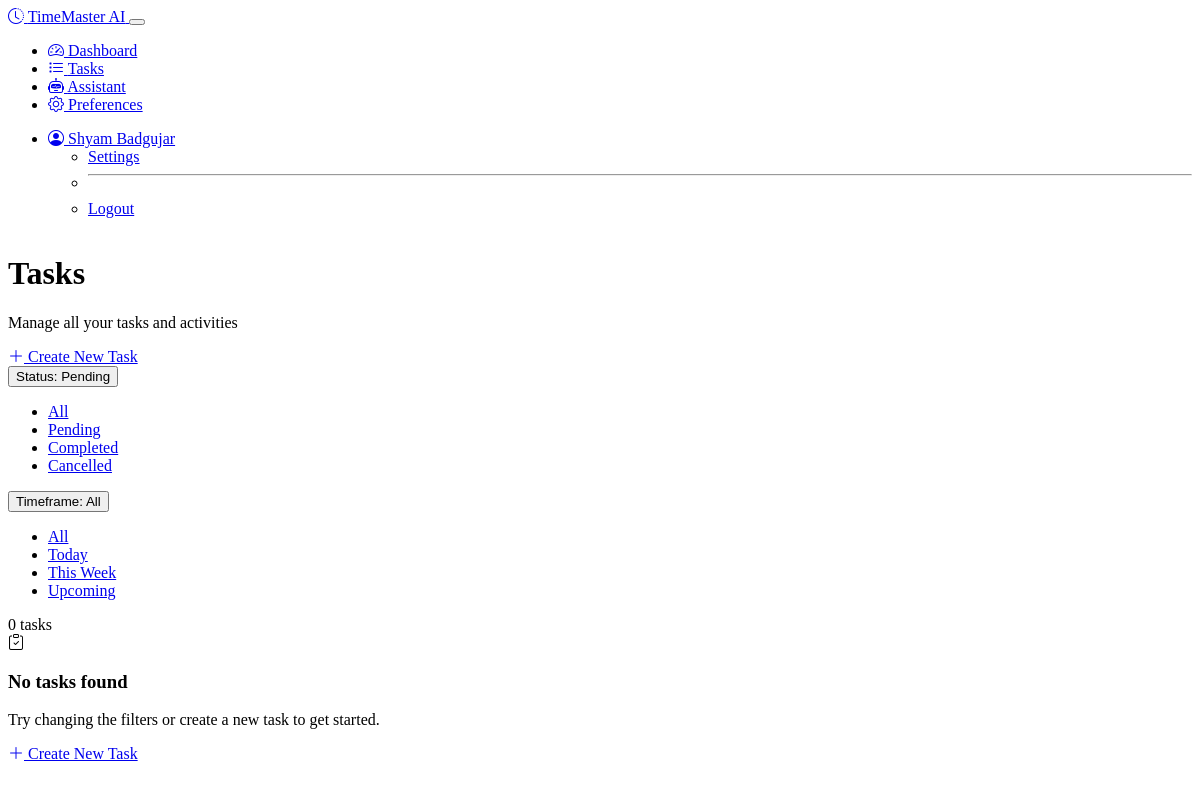
Before: /tasks (signed in) with the older database file.
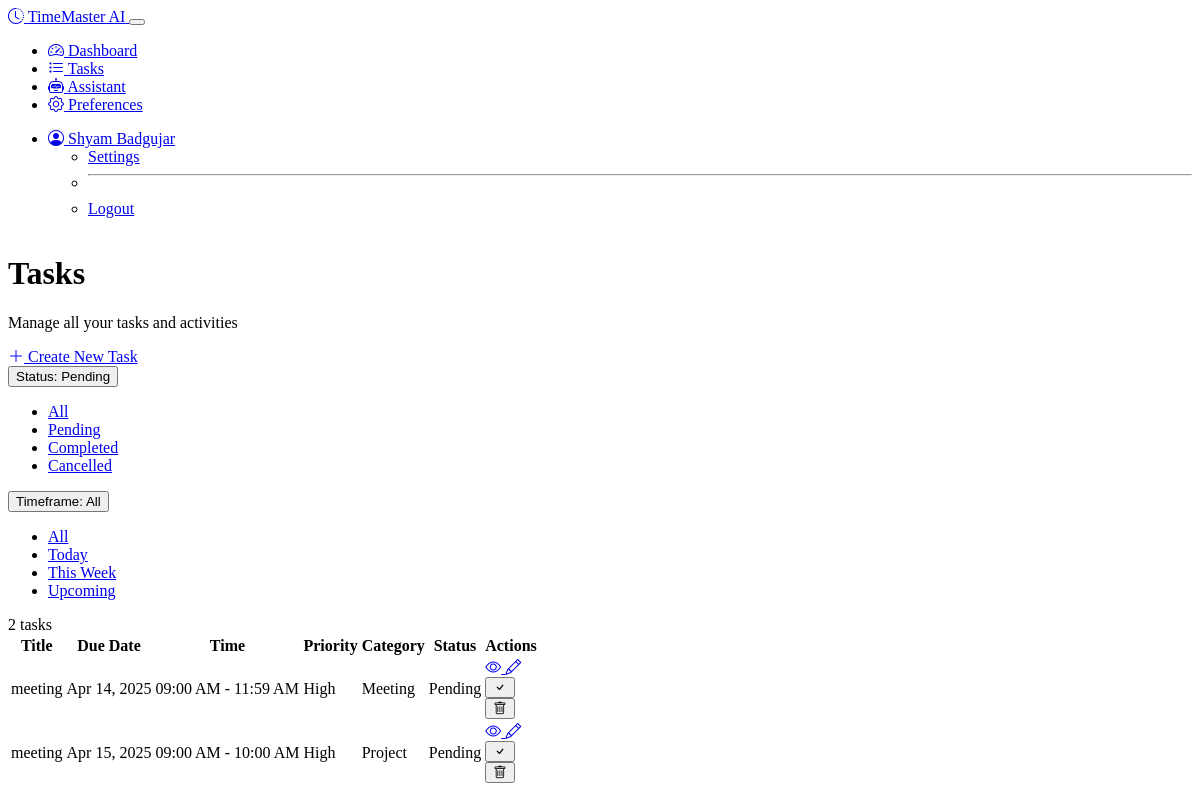
After: the same page with the newer database file.
### models.py (models this page shows, shortened)
class User(UserMixin, db.Model):
    id = db.Column(db.Integer, primary_key=True)
    username = db.Column(db.String(64), unique=True, nullable=False)
    email = db.Column(db.String(120), unique=True, nullable=False)
    password_hash = db.Column(db.String(256), nullable=False)
    created_at = db.Column(db.DateTime, default=datetime.utcnow)
    tasks = db.relationship('Task', backref='user', lazy='dynamic')
    preferences = db.relationship('UserPreference', backref='user', uselist=False)

class Task(db.Model):
    id = db.Column(db.Integer, primary_key=True)
    title = db.Column(db.String(120), nullable=False)
    description = db.Column(db.Text)
    created_at = db.Column(db.DateTime, default=datetime.utcnow)
    due_date = db.Column(db.DateTime)
    start_time = db.Column(db.DateTime)
    end_time = db.Column(db.DateTime)
    priority = db.Column(db.Integer, default=0)  # 0-5, 5 being highest
    status = db.Column(db.String(20), default='pending')  # pending, completed, cancelled
    category = db.Column(db.String(50))
    ml_priority_score = db.Column(db.Float, default=0.0)  # ML-calculated priority
    calendar_event_id = db.Column(db.String(100))  # For Google Calendar sync
    user_id = db.Column(db.Integer, db.ForeignKey('user.id'), nullable=False)

### routes.py (the view)
@app.route('/tasks')
@login_required
def task_list():
    status_filter = request.args.get('status', 'pending')
    timeframe = request.args.get('timeframe', 'all')
    query = Task.query.filter_by(user_id=current_user.id)
    if status_filter != 'all':
        query = query.filter_by(status=status_filter)
    now = datetime.now()
    if timeframe == 'today':
        start_of_day = now.replace(hour=0, minute=0, second=0, microsecond=0)
        end_of_day = start_of_day + timedelta(days=1) - timedelta(microseconds=1)
        query = query.filter(Task.due_date.between(start_of_day, end_of_day))
    elif timeframe == 'this_week':
        start_of_week = (now - timedelta(days=now.weekday())).replace(hour=0, minute=0, second=0, microsecond=0)
        end_of_week = start_of_week + timedelta(days=7) - timedelta(microseconds=1)
        query = query.filter(Task.due_date.between(start_of_week, end_of_week))
    elif timeframe == 'upcoming':
        query = query.filter(Task.due_date >= now)
    tasks = query.order_by(Task.due_date, Task.priority.desc()).all()
    return render_template(
        'tasks.html',
        tasks=tasks,
        status_filter=status_filter,
        timeframe=timeframe
    )

### templates/tasks.html (shortened to what this page needs)
{% extends "layout.html" %}
{% block content %}
<div class="container">
    <div class="row mb-4">
        <div class="col-md-8">
            <h1 class="mb-2">Tasks</h1>
            <p class="text-muted">Manage all your tasks and activities</p>
        </div>
        <div class="col-md-4 text-md-end">
            <a href="{{ url_for('create_task') }}" class="btn btn-primary">
                <i class="bi bi-plus-lg"></i> Create New Task
            </a>
        </div>
    </div>
    <div class="row">
        <div class="col-12">
            <div class="card bg-dark">
                <div class="card-header">
                    <div class="d-flex justify-content-between align-items-center">
                        <div class="filters d-flex align-items-center flex-wrap">
                            <div class="dropdown me-3 mb-2 mb-md-0">
                                <button class="btn btn-outline-secondary dropdown-toggle" type="button" data-bs-toggle="dropdown">
                                    Status: {{ status_filter|capitalize if status_filter != 'all' else 'All' }}
                                </button>
                                <ul class="dropdown-menu">
                                    <li><a class="dropdown-item {% if status_filter == 'all' %}active{% endif %}" href="{{ url_for('task_list', status='all', timeframe=timeframe) }}">All</a></li>
                                    <li><a class="dropdown-item {% if status_filter == 'pending' %}active{% endif %}" href="{{ url_for('task_list', status='pending', timeframe=timeframe) }}">Pending</a></li>
                                    <li><a class="dropdown-item {% if status_filter == 'completed' %}active{% endif %}" href="{{ url_for('task_list', status='completed', timeframe=timeframe) }}">Completed</a></li>
                                    <li><a class="dropdown-item {% if status_filter == 'cancelled' %}active{% endif %}" href="{{ url_for('task_list', status='cancelled', timeframe=timeframe) }}">Cancelled</a></li>
                                </ul>
                            </div>
                            <div class="dropdown">
                                <button class="btn btn-outline-secondary dropdown-toggle" type="button" data-bs-toggle="dropdown">
                                    Timeframe: {{ timeframe|replace('_', ' ')|capitalize if timeframe != 'all' else 'All' }}
                                </button>
                                <ul class="dropdown-menu">
                                    <li><a class="dropdown-item {% if timeframe == 'all' %}active{% endif %}" href="{{ url_for('task_list', status=status_filter, timeframe='all') }}">All</a></li>
                                    <li><a class="dropdown-item {% if timeframe == 'today' %}active{% endif %}" href="{{ url_for('task_list', status=status_filter, timeframe='today') }}">Today</a></li>
                                    <li><a class="dropdown-item {% if timeframe == 'this_week' %}active{% endif %}" href="{{ url_for('task_list', status=status_filter, timeframe='this_week') }}">This Week</a></li>
                                    <li><a class="dropdown-item {% if timeframe == 'upcoming' %}active{% endif %}" href="{{ url_for('task_list', status=status_filter, timeframe='upcoming') }}">Upcoming</a></li>
                                </ul>
                            </div>
                        </div>
                        <span class="badge bg-primary">{{ tasks|length }} tasks</span>
                    </div>
                </div>
                <div class="card-body">
                    {% if tasks %}
                    <div class="table-responsive">
                        <table class="table table-dark table-hover">
                            <thead>
                                <tr>
                                    <th>Title</th>
                                    <th>Due Date</th>
                                    <th>Time</th>
                                    <th>Priority</th>
                                    <th>Category</th>
                                    <th>Status</th>
                                    <th>Actions</th>
                                </tr>
                            </thead>
                            <tbody>
                                {% for task in tasks %}
                                <tr class="{% if task.status == 'completed' %}table-active{% endif %}">
                                    <td class="{% if task.status == 'completed' %}text-decoration-line-through{% endif %}">
                                        {{ task.title }}
                                    </td>
                                    <td>
                                        {% if task.due_date %}
                                        {{ task.due_date.strftime('%b %d, %Y') }}
                                        {% else %}
                                        No due date
                                        {% endif %}
                                    </td>
                                    <td>
                                        {% if task.start_time %}
                                        {{ task.start_time.strftime('%I:%M %p') }}
                                        {% if task.end_time %}
                                        - {{ task.end_time.strftime('%I:%M %p') }}
                                        {% endif %}
                                        {% else %}
                                        All day
                                        {% endif %}
                                    </td>
                                    <td>
                                        <span class="badge priority-badge-{{ task.priority }}">
                                            {% if task.priority >= 4 %}High
                                            {% elif task.priority >= 2 %}Medium
                                            {% else %}Low
                                            {% endif %}
                                        </span>
                                    </td>
                                    <td>
                                        {% if task.category %}
                                        <span class="badge bg-secondary">{{ task.category }}</span>
                                        {% else %}
                                        <span class="text-muted">None</span>
                                        {% endif %}
                                    </td>
                                    <td>
                                        <span class="badge bg-{{ task.status == 'completed' and 'success' or task.status == 'cancelled' and 'danger' or 'warning' }}">
                                            {{ task.status|capitalize }}
                                        </span>
                                    </td>
                                    <td>
                                        <div class="btn-group btn-group-sm">
                                            <a href="{{ url_for('view_task', task_id=task.id) }}" class="btn btn-info">
                                                <i class="bi bi-eye"></i>
                                            </a>
                                            <a href="{{ url_for('edit_task', task_id=task.id) }}" class="btn btn-warning">
                                                <i class="bi bi-pencil"></i>
                                            </a>
                                            {% if task.status != 'completed' %}
                                            <form action="{{ url_for('mark_task_complete', task_id=task.id) }}" method="post" class="d-inline">
                                                <button type="submit" class="btn btn-success btn-complete-task">
                                                    <i class="bi bi-check"></i>
                                                </button>
                                            </form>
                                            {% endif %}
                                            <form action="{{ url_for('delete_task', task_id=task.id) }}" method="post" class="d-inline">
                                                <button type="submit" class="btn btn-danger btn-delete-task">
                                                    <i class="bi bi-trash"></i>
                                                </button>
                                            </form>
                                        </div>
                                    </td>
                                </tr>
                                {% endfor %}
                            </tbody>
                        </table>
                    </div>
                    {% else %}
                    <div class="text-center py-5">
                        <i class="bi bi-clipboard-check display-4 text-muted mb-3"></i>
                        <h3>No tasks found</h3>
                        <p class="text-muted">
                            {% if status_filter != 'all' or timeframe != 'all' %}
                            Try changing the filters or
                            {% endif %}
                            create a new task to get started.
                        </p>
                        <a href="{{ url_for('create_task') }}" class="btn btn-primary mt-2">
                            <i class="bi bi-plus-lg"></i> Create New Task
                        </a>
                    </div>
                    {% endif %}
                </div>
            </div>
        </div>
    </div>
</div>
{% endblock %}

### templates/layout.html (shortened to what this page needs)
<!DOCTYPE html>
<html lang="en" data-bs-theme="dark">
<head>
    <link rel="stylesheet" href="https://cdn.replit.com/agent/bootstrap-agent-dark-theme.min.css">
    <link rel="stylesheet" href="https://cdn.jsdelivr.net/npm/bootstrap-icons@1.11.0/font/bootstrap-icons.css">
    <link rel="stylesheet" href="{{ url_for('static', filename='css/custom.css') }}">
</head>
<body class="d-flex flex-column min-vh-100">
    <nav class="navbar navbar-expand-lg navbar-dark bg-dark">
        <div class="container">
            <a class="navbar-brand d-flex align-items-center" href="{{ url_for('index') }}">
                <i class="bi bi-clock-history me-2"></i>
                <span>TimeMaster AI</span>
            </a>
            <button class="navbar-toggler" type="button" data-bs-toggle="collapse" data-bs-target="#navbarContent">
            </button>
            <div class="collapse navbar-collapse" id="navbarContent">
                <ul class="navbar-nav me-auto mb-2 mb-lg-0">
                    {% if current_user.is_authenticated %}
                    <li class="nav-item">
                        <a class="nav-link {% if request.endpoint == 'dashboard' %}active{% endif %}" href="{{ url_for('dashboard') }}">
                            <i class="bi bi-speedometer2 me-1"></i> Dashboard
                        </a>
                    </li>
                    <li class="nav-item">
                        <a class="nav-link {% if request.endpoint == 'task_list' %}active{% endif %}" href="{{ url_for('task_list') }}">
                            <i class="bi bi-list-task me-1"></i> Tasks
                        </a>
                    </li>
                    <li class="nav-item">
                        <a class="nav-link {% if request.endpoint == 'assistant' %}active{% endif %}" href="{{ url_for('assistant') }}">
                            <i class="bi bi-robot me-1"></i> Assistant
                        </a>
                    </li>
                    <li class="nav-item">
                        <a class="nav-link {% if request.endpoint == 'preferences' %}active{% endif %}" href="{{ url_for('preferences') }}">
                            <i class="bi bi-gear me-1"></i> Preferences
                        </a>
                    </li>
                    {% endif %}
                </ul>
                <ul class="navbar-nav">
                    {% if current_user.is_authenticated %}
                    <li class="nav-item dropdown">
                        <a class="nav-link dropdown-toggle" href="#" id="userDropdown" role="button" data-bs-toggle="dropdown">
                            <i class="bi bi-person-circle me-1"></i> {{ current_user.username }}
                        </a>
                        <ul class="dropdown-menu dropdown-menu-end">
                            <li><a class="dropdown-item" href="{{ url_for('preferences') }}">Settings</a></li>
                            <li><hr class="dropdown-divider"></li>
                            <li><a class="dropdown-item" href="{{ url_for('logout') }}">Logout</a></li>
                        </ul>
                    </li>
                    {% endif %}
                </ul>
            </div>
        </div>
    </nav>
    <main class="main-content py-4">
        {% block content %}{% endblock %}
    </main>
</body>
</html>

Changed rows visible on the page:
added Task: title "meeting", due_date "Apr 14, 2025", start_time "09:00 AM", end_time "11:59 AM", priority "High", category "Meeting", status "Pending"
added Task: title "meeting", due_date "Apr 15, 2025", start_time "09:00 AM", end_time "10:00 AM", priority "High", category "Project", status "Pending"
Other visible differences:
{{ tasks|length }}: "0" → "2"
text no longer shown: "No tasks found Try changing the filters or create a new task to get started. Create New Task"
text now shown: "Title Due Date Time Priority Category Status Actions"
